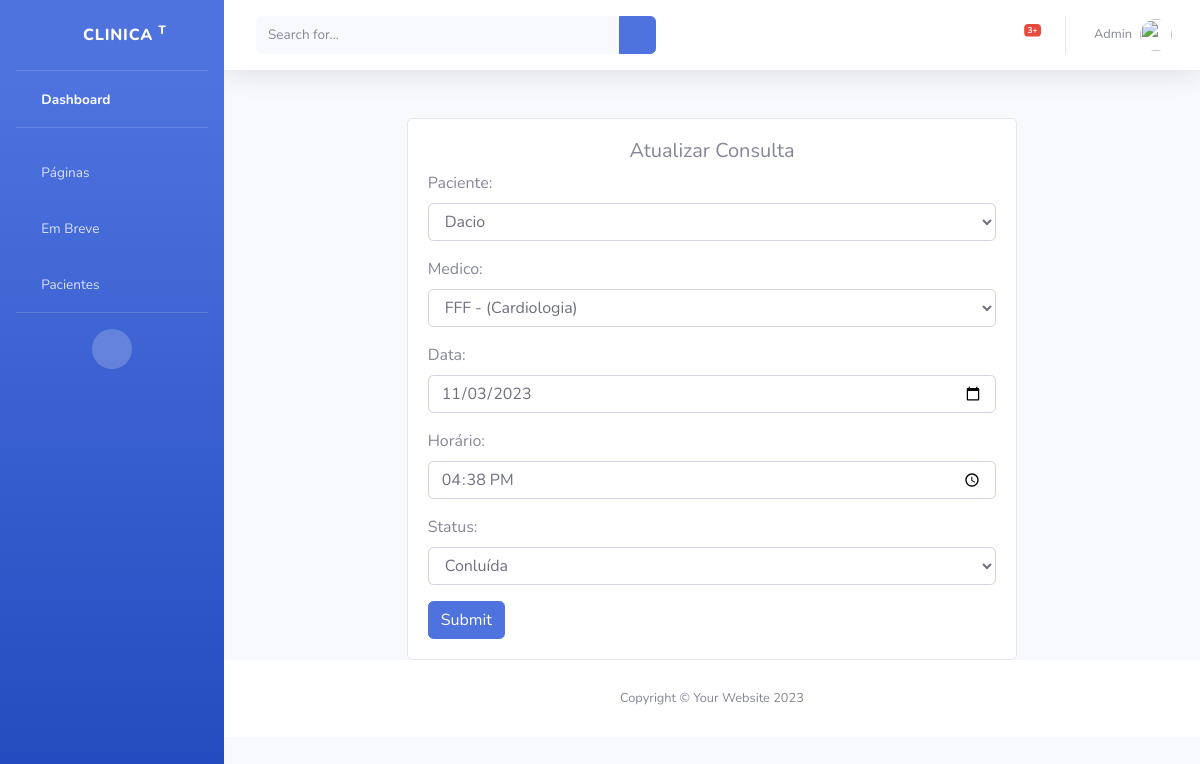
/atualizar_consulta/17/ (signed in), run on the app's committed database.
### base/models.py (models this page shows, shortened)
class Consulta(models.Model):
    STATUS = (
                ('Concluída', 'Conluída'),
                ('Aguardando Confirmação', 'Aguardando Confirmação'),
                ('Aguardando Exames', 'Aguardando Exames'),
                ('Confirmada', 'Confirmada'),
                ('Cancelada', 'Cancelada'),
    )
    paciente = models.ForeignKey(Paciente, null=True, on_delete=models.SET_NULL)
    medico = models.ForeignKey(Medico, null=True, on_delete=models.SET_NULL)
    data_criacao = models.DateTimeField(auto_now_add=True, null=True)
    dia = models.DateField(null=True)
    hora = models.TimeField(null=True)
    status = models.CharField(max_length=200, null=True, choices=STATUS)

### base/views.py (the view)
# urls.py: path('atualizar_consulta/<str:pk>/', views.atualizar_consulta, name='att-consulta'),
@login_required(login_url='login')
def atualizar_consulta(request, pk):
    consulta = Consulta.objects.get(pk=pk)
    form = ConsultaForm(instance=consulta)
    if request.method == 'POST':
        form = ConsultaForm(request.POST, instance=consulta)
        if form.is_valid():
            form.save()
            return redirect('/')
    context = {'form': form}
    return render(request, 'att_consulta.html', context)

### base/form.py
class ConsultaForm(forms.ModelForm):
    dia = forms.DateField(
        label='Data',
        widget= forms.DateInput(
            format="%Y-%m-%d",
            attrs={'type':'date',}
        ),
        input_formats=('%Y-%m-%d',)
    )
    hora = forms.TimeField(
        label='Horário',
        widget= forms.TimeInput(
            format="%H:%M",
            attrs={'type':'time',}
        ),
        input_formats=("%H:%M",)
    )
    class Meta:
        model = Consulta
        fields = '__all__'
    def __init__(self, *args, **kwargs):
        super(ConsultaForm, self).__init__(*args, **kwargs)
        for field_nome, field in self.fields.items():
            field.widget.attrs['class'] = 'form-control'

### base/models.py (called while the page is built)
    def __str__(self):
            return self.nome

    def __str__(self):
        return f'{self.nome} - ({self.especialidade})'

### base/templates/att_consulta.html (shortened to what this page needs)
{% extends 'main.html' %}
{% block content %}
<br>
<div class="col">
    <div class="d-flex justify-content-center">
        <div class="col-md-8">
            <div class="card card-body">
                <h5 class="d-flex justify-content-center">Atualizar Consulta</h5>
                <form action="" method="POST">
                    {{form.as_p}}
                    <input class="btn btn-primary" type="submit" name="Submit">
                </form>
            </div>
        </div>
    </div>
</div>
{% endblock %}

### base/templates/navbar.html (shortened to what this page needs)
{% load static %}
{% block content %}
<div id="wrapper">
    <ul class="navbar-nav bg-gradient-primary sidebar sidebar-dark accordion" id="accordionSidebar">
        <a class="sidebar-brand d-flex align-items-center justify-content-center" href="{% url 'home' %}">
            <div class="sidebar-brand-icon rotate-n-15">
                <i class="fas fa-laugh-wink"></i>
            </div>
            <div class="sidebar-brand-text mx-3">Clinica <sup>T</sup></div>
        </a>
        <hr class="sidebar-divider my-0">
        <li class="nav-item active">
            <a class="nav-link" href="{% url 'home' %}">
                <i class="fas fa-fw fa-tachometer-alt"></i>
                <span>Dashboard</span></a>
        </li>
        <hr class="sidebar-divider">
        <li class="nav-item">
            <a class="nav-link collapsed" href="#" data-toggle="collapse" data-target="#collapsePages"
                aria-expanded="true" aria-controls="collapsePages">
                <i class="fas fa-fw fa-folder"></i>
                <span>Páginas</span>
            </a>
        </li>
        <li class="nav-item">
            <a class="nav-link" href="#">
                <i class="fas fa-fw fa-chart-area"></i>
                <span>Em Breve</span></a>
        </li>
        <li class="nav-item">
            <a class="nav-link" href="{% url 'lista-paciente' %}">
                <i class="fas fa-fw fa-table"></i>
                <span>Pacientes</span></a>
        </li>
        <hr class="sidebar-divider d-none d-md-block">
        <div class="text-center d-none d-md-inline">
            <button class="rounded-circle border-0" id="sidebarToggle"></button>
        </div>
    </ul>
    <div id="content-wrapper" class="d-flex flex-column">
        <div id="content">
            <nav class="navbar navbar-expand navbar-white bg-white topbar mb-4 static-top shadow">
                <form
                    class="d-none d-sm-inline-block form-inline mr-auto ml-md-3 my-2 my-md-0 mw-100 navbar-search">
                    <div class="input-group">
                        <input type="text" class="form-control bg-light border-0 small" placeholder="Search for..."
                            aria-label="Search" aria-describedby="basic-addon2">
                        <div class="input-group-append">
                            <button class="btn btn-primary" type="button">
                                <i class="fas fa-search fa-sm"></i>
                            </button>
                        </div>
                    </div>
                </form>
                <ul class="navbar-nav ml-auto">
                    <li class="nav-item dropdown no-arrow mx-1">
                        <a class="nav-link dropdown-toggle" href="#" id="alertsDropdown" role="button"
                            data-toggle="dropdown" aria-haspopup="true" aria-expanded="false">
                            <i class="fas fa-bell fa-fw"></i>
                            <span class="badge badge-danger badge-counter">3+</span>
                        </a>
                    </li>
                    <li class="nav-item dropdown no-arrow">
                        <a class="nav-link dropdown-toggle" href="#" id="userDropdown" role="button"
                            data-toggle="dropdown" aria-haspopup="true" aria-expanded="false">
                            <span class="mr-2 d-none d-lg-inline text-gray-600 small">{{request.user|capfirst}}</span>
                            <img class="img-profile rounded-circle"
                                src="{% static 'img/undraw_profile.svg' %}">
                        </a>
                    </li>
                </ul>
            </nav>
{% endblock %}

### data on the page
Consulta: paciente "Dacio", medico "FFF - (Cardiologia)", dia "11/03/2023", hora "16:38", status "Conluída"

### other printed values
{{ request.user|capfirst }} "Admin"
